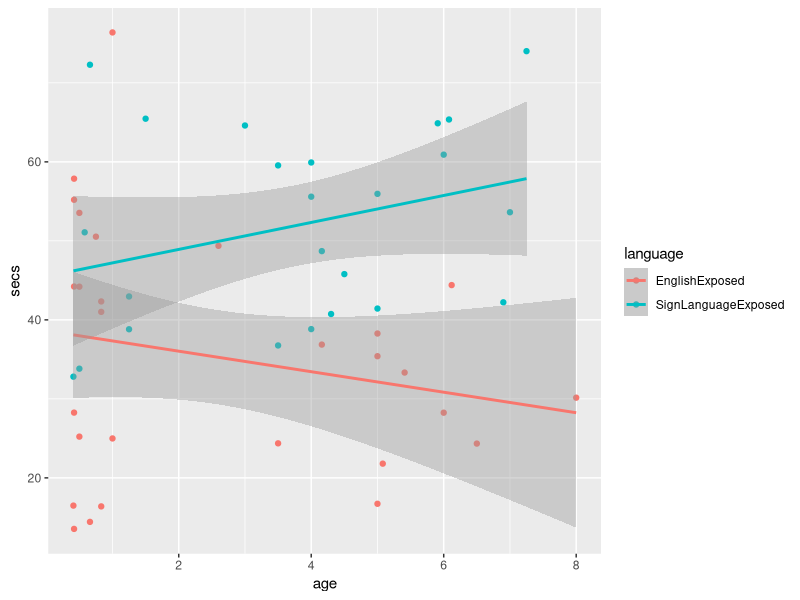
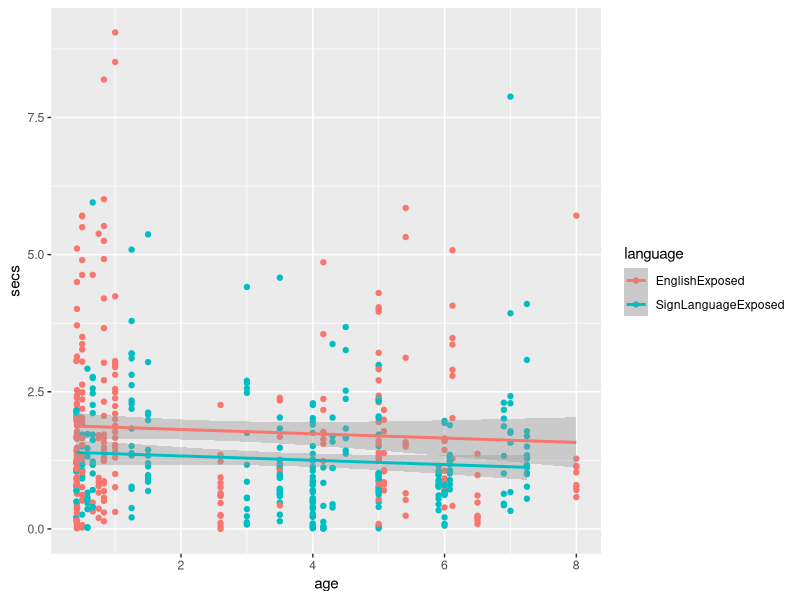
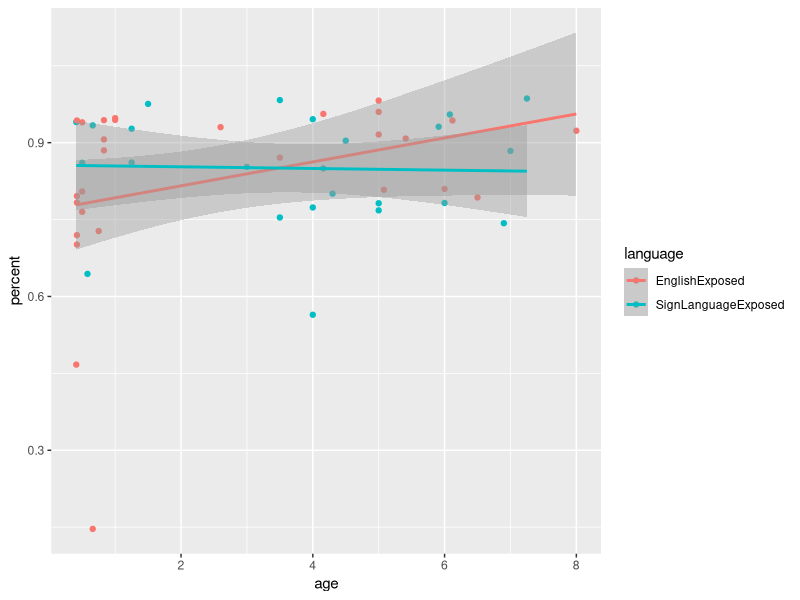
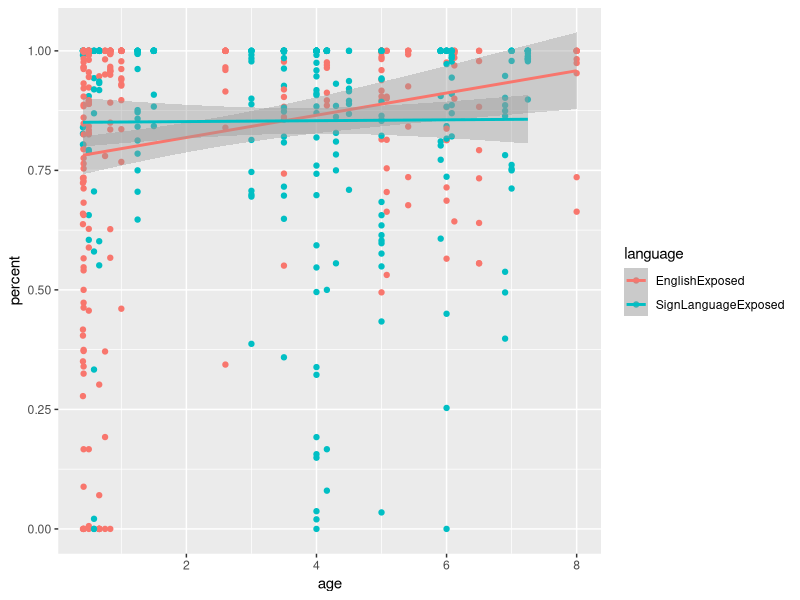
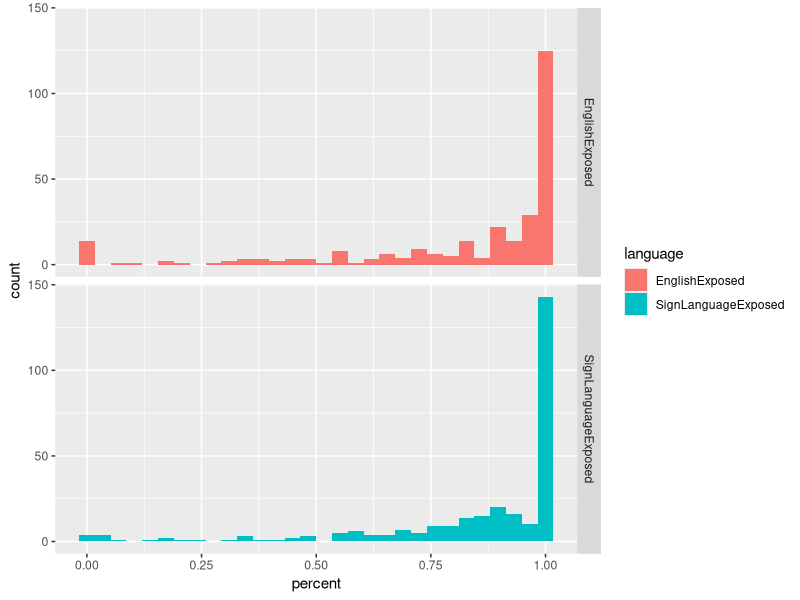

Write R code to recreate these figures, in order.
## ---- chunk 1
library(tidyverse)
library(stringr)
library(lme4)
library(lmerTest)
library(broom)

# Get and combine data from groups 1 & 2
puppies1 <- read_csv('puppies1.csv') %>% filter(analysis=="GoodData")
puppies2 <- read_csv('puppies2.csv') %>% filter(analysis=="GoodData")
puppies <- bind_rows(puppies1,puppies2)

puppies <- puppies %>%
  select(-ends_with(".na")) %>%
  add_column(id = 1:nrow(.))

puppies.total <- puppies %>%
  select(-participant,-recording,-age,-analysis,-gender,-group,-language) %>%
  mutate(total = rowSums(.,na.rm=TRUE)) %>%
  select(id,total) %>%
  left_join(puppies,by="id")

ggplot(puppies.total,aes(x=age,y=total,color=language)) + 
  geom_point() + geom_smooth(method="lm") + ylab("secs")
## ---- chunk 2
puppies.total <- puppies.total %>%
  select(-total) %>%
  gather(puppy,secs,huskies1:golden6)

ggplot(puppies.total,aes(x=age,y=secs,color=language)) + geom_point() + geom_smooth(method="lm") + ylab("secs")
## ---- chunk 3
puppy.lm <- lmer(secs ~ language * age * (1|participant), data=puppies.total)
summary(puppy.lm)
## ---- chunk 4
puppy.lm.simple <- lm(secs ~ language * age, data = puppies.total)
summary(puppy.lm.simple)
## ---- chunk 5
puppies <- bind_rows(puppies1,puppies2) %>%
  gather(scene,secs,huskies1:golden6.na) %>%
  mutate(onaoi = !str_detect(scene,".na"))

puppies.onaoi <- filter(puppies,onaoi==TRUE) %>% select(-onaoi) %>% rename(secson = secs) 
puppies.offaoi <- filter(puppies,onaoi==FALSE) %>% select(-onaoi) %>% rename(secsoff = secs) %>%
  mutate(scene = str_sub(scene,1,-4))

puppies <- left_join(puppies.onaoi,puppies.offaoi)
puppies[is.na(puppies)] <- 0
puppies <- puppies %>%
  mutate(percent = ifelse(secson > 0 & secsoff > 0, secson/(secson+secsoff),
                          ifelse(secson > 0 & secsoff == 0, 1,
                                 ifelse(secson == 0 & secsoff > 0, 0, NA))))

agelang <- select(puppies,participant,age,language) %>% distinct()

puppies.total <- puppies %>%
  group_by(participant) %>%
  summarize(percent = mean(percent, na.rm=TRUE)) %>%
  left_join(agelang)

ggplot(puppies.total,aes(x=age,y=percent,color=language)) + 
  geom_point() + geom_smooth(method="lm") + ylab("percent")
## ---- chunk 6
ggplot(puppies,aes(x=age,y=percent,color=language)) + geom_point() + geom_smooth(method="lm") + ylab("percent")
## ---- chunk 7
ggplot(puppies,aes(x=percent,fill=language)) + geom_histogram() + facet_grid(language~.)
## ---- chunk 8
puppy.lm <- lmer(percent ~ language * age * (1|participant), data=puppies)
summary(puppy.lm)
## ---- chunk 9
puppy.lm <- lm(percent ~ language * age, data=puppies)
summary(puppy.lm)
